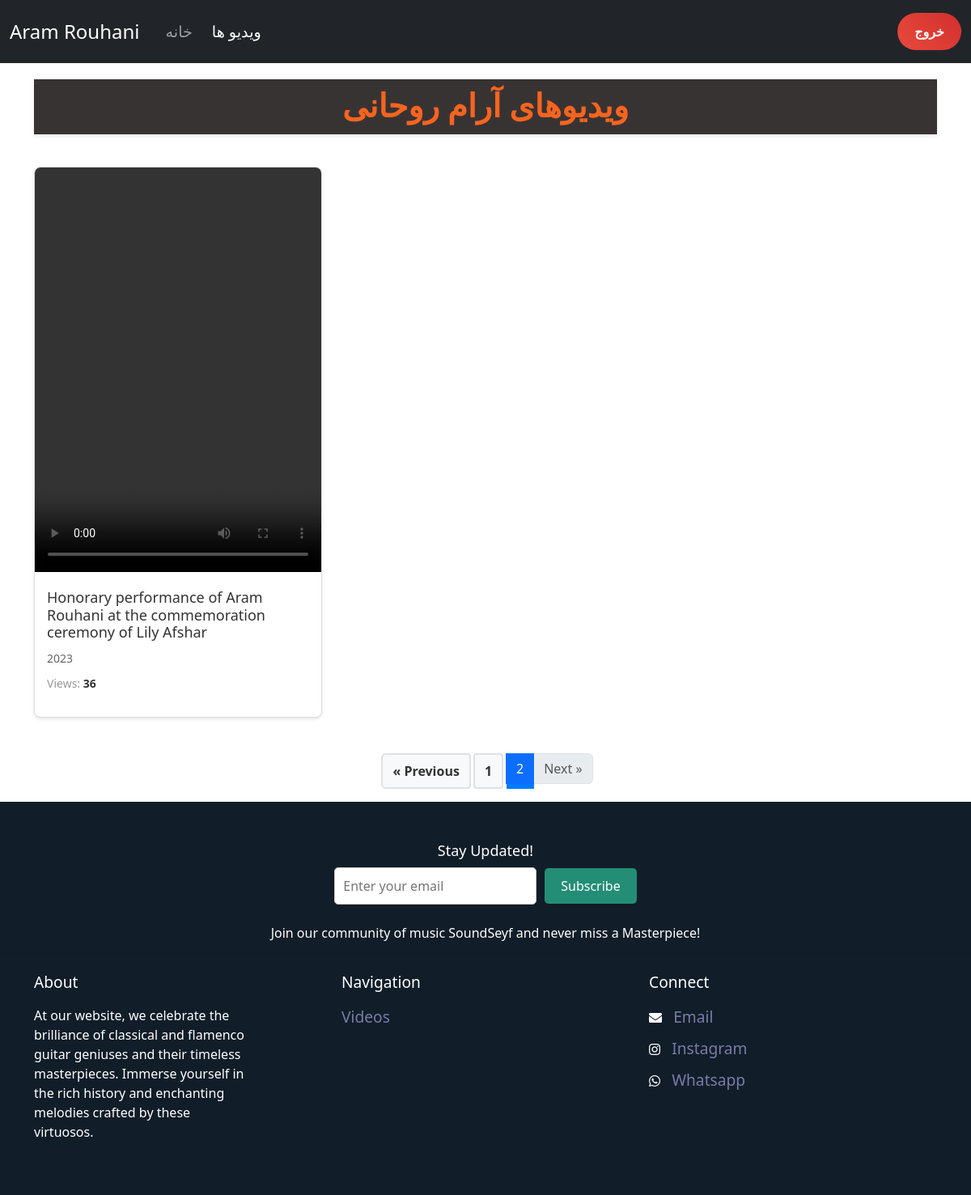
The app's page /videos/?page=2 (signed in) with its own data.
### courses/models.py (models this page shows, shortened)
class video(models.Model):
    title = models.CharField(max_length=255)
    published_date = models.DateTimeField(auto_now_add=True)
    description = models.TextField(null=True,blank=True)
    video = models.FileField(upload_to='videos/')
    tags = TaggableManager()
    views = models.IntegerField(default=0)
    class Meta:
        ordering = ['-published_date']

### courses/views.py (the view)
# urls.py: path('',courses_view,name='videos'),
def courses_view(request):
    videos = video.objects.all().order_by('id')
    for vid in videos:
        vid.views += 1
    video.objects.bulk_update(videos, ['views'])
    p = Paginator(videos,6)
    try:
        page_number = request.GET.get('page')
        videos = p.get_page(page_number)
    except EmptyPage:
        videos = videos.get_page(1)
    except PageNotAnInteger:
        videos = videos.get_page(1)
    context = {"videos": videos}
    return render(request, 'courses/videos.html', context)

### templates/courses/videos.html (shortened to what this page needs)
{% load static %}
<!DOCTYPE html>
<html lang="en">
<head>
    <link rel="stylesheet" href="https://cdnjs.cloudflare.com/ajax/libs/font-awesome/5.15.3/css/all.min.css" />
    <link href="https://cdn.jsdelivr.net/npm/bootstrap@5.3.3/dist/css/bootstrap.min.css" rel="stylesheet"
>
</head>
<body>
    <nav class="navbar navbar-expand-lg navbar-dark bg-dark">
        <div class="container-fluid">
            <a class="navbar-brand me-4" href="{% url 'website:index' %}">Aram Rouhani</a>
            <div class="collapse navbar-collapse" id="navbarText">
                <ul class="navbar-nav me-auto mb-2 mb-lg-0">
                    <li class="nav-item me-lg-2">
                        <a class="nav-link {% if request.path == '/' %}active{% endif %}" aria-current="page"
                            href="{% url 'website:index' %}">خانه</a>
                    </li>
                    <li class="nav-item">
                        <a class="nav-link {% if '/videos/' in request.path %}active{% endif %}"
                            href="{% url 'courses:videos' %}">ویدیو ها</a>
                    </li>
                </ul>
                <div class="navbar-text">
                    {% if request.user.is_authenticated %}
                    <a href="{% url 'accounts:logout' %}" class="btn btn-logout ms-lg-2">خروج</a>
                    {% else %}
                    <a href="{% url 'accounts:login' %}" class="btn btn-login ms-lg-2">ورود</a>
                    <a href="{% url 'accounts:register' %}" class="btn btn-register ms-lg-2">ثبت نام</a>
                    {% endif %}
                </div>
            </div>
        </div>
    </nav>
    <div class="container">
        <h1 class="page-title">ویدیوهای آرام روحانی</h1>
        <div class="row video-gallery">
            {% for video in videos %}
            <div class="col-md-4 mb-4">
                <div class="video-card">
                    <video width="500" height="500" controls>
                        <source src="/media/{{ video.video }}" type="video/mp4">
                    </video>
                    <div class="video-info">
                        <h2 class="video-title">{{ video.title }}</h2>
                        <p class="video-description">{{ video.description }}</p>
                        <p class="video-views">Views: <span class="view-count">{{ video.views }}</span></p>
                    </div>
                </div>
            </div>
            {% endfor %}
        </div>
    </div>
    <div class="pagination-container">
        <nav aria-label="Page navigation">
            <ul class="pagination">
                {% if videos.has_previous %}
                <li class="page-item"><a href="?page={{ videos.previous_page_number }}" class="page-link">&laquo;
                        Previous</a></li>
                {% else %}
                <li class="page-item disabled pagination-disabled"><span class="page-link">&laquo; Previous</span></li>
                {% endif %}
                {% for num in videos.paginator.page_range %}
                {% if num == videos.number %}
                <li class="page-item active pagination-current"><span class="page-link">{{ num }}</span></li>
                {% else %}
                <li class="page-item"><a href="?page={{ num }}" class="page-link pagination-link">{{ num }}</a></li>
                {% endif %}
                {% endfor %}
                {% if videos.has_next %}
                <li class="page-item"><a href="?page={{ videos.next_page_number }}" class="page-link">Next &raquo;</a>
                </li>
                {% else %}
                <li class="page-item disabled pagination-disabled"><span class="page-link">Next &raquo;</span></li>
                {% endif %}
            </ul>
        </nav>
    </div>
    <footer class="footer">
        <div class="container">
            <div class="footer-subscribe">
                <h3 style="color: #fff;">Stay Updated!</h3>
                <form action="{% url 'website:subscribe' %}" method="post">
                    <input type="email" name="email" placeholder="Enter your email" required>
                    <button type="submit">Subscribe</button>
                </form>
                <p style="padding-top: 2%;">Join our community of music SoundSeyf and never miss a Masterpiece!</p>
            </div>
        </div>
        <hr>
        <div class="container">
            <div class="row">
                <div class="col-md-4">
                    <h5>About</h5>
                    <p style="padding-top: 3%; padding-right:25%">At our website, we celebrate the brilliance of
                        classical and flamenco guitar geniuses and their timeless masterpieces. Immerse yourself in the
                        rich history and enchanting melodies crafted by these virtuosos.</p>
                </div>
                <div class="col-md-4">
                    <h5>Navigation</h5>
                    <ul class="list-unstyled" style="padding-top: 3%;">
                        <li><a href="{% url 'courses:videos' %}">Videos</a></li>
                    </ul>
                </div>
                <div class="col-md-4">
                    <h5>Connect</h5>
                    <ul class="list-unstyled social-icons" style="padding-top: 3%;">
                        <li>
                            <i class="fas fa-envelope"></i>
                            <a href="mailto:aramrohani@yahoo.com">Email</a>
                        </li>
                        <li>
                            <i class="fab fa-instagram"></i>
                            <a href="https://www.instagram.com/aram_rohani/" target="_blank">Instagram</a>
                        </li>
                        <li>
                            <i class="fab fa-whatsapp"></i>
                            <a href="https://wa.me/989128231807" target="_blank">Whatsapp</a>
                        </li>
                    </ul>
                </div>
            </div>
        </div>
    </footer>
</body>
</html>

### templates/courses/videos.html (style rules this page uses)
.navbar-brand { font-size: 1.5rem; }
.nav-link { font-size: 1.2rem; }
.btn-login, .btn-register, .btn-logout { color: #fff; padding: 10px 20px; border-radius: 30px; font-weight: bold; transition: all 0.3s ease; }
.btn-logout { background: linear-gradient(45deg, #e74a3b, #d32f2f); }
.video-gallery { margin-top: 30px; }
.video-card { background-color: #fff; border: 1px solid #ddd; border-radius: 8px; box-shadow: 0 2px 4px rgba(0, 0, 0, 0.1); overflow: hidden; transition: transform 0.3s, box-shadow 0.3s; }
.video-card video { width: 100%; }
.video-info { padding: 15px; }
.video-title { font-size: 18px; margin: 0 0 10px; color: #333; }
.video-description { font-size: 14px; color: #666; margin: 0 0 10px; }
.video-views { font-size: 14px; color: #999; }
.view-count { font-weight: bold; color: #333; }
.page-title { font-size: 2.5rem; color: #f66420; text-align: center; margin-top: 20px; margin-bottom: 40px; font-family: 'IranNastaliq', serif; background-color: #383333; padding: 10px; box-shadow: 0px 2px 4px rgba(0,0,0,0.1); font-weight: bold; }
.footer { background-color: #111d28; padding: 50px 0; }
.footer h5 { color: #ffffff; font-size: larger; }
.footer p { color: #ffffff; }
.footer ul { padding: 0; list-style: none; }
.footer ul li { margin-bottom: 10px; }
.footer ul li a { color: #797ba9; text-decoration: none; font-size: larger; }
.footer-subscribe { text-align: center; margin-bottom: 20px; }
.footer-subscribe h3 { font-size: 18px; margin-bottom: 10px; }
.footer-subscribe form { display: flex; justify-content: center; align-items: center; }
.footer-subscribe input[type="email"] { width: 250px; padding: 10px; border: 1px solid #ccc; border-radius: 5px; margin-right: 10px; }
.footer-subscribe button { padding: 10px 20px; background-color: #248d76; color: #fff; border: none; border-radius: 5px; cursor: pointer; }
.social-icons i { color: #ffffff; margin-right: 10px; transition: color 0.3s; }
.pagination { display: flex; justify-content: center; margin-top: 20px; }
.pagination a { color: #333; padding: 8px 12px; text-decoration: none; border-radius: 4px; margin: 0 4px; transition: all 0.3s ease; background-color: #f8f9fa; border: 2px solid #dee2e6; font-weight: bold; display: inline-block; }
.pagination .active { background-color: #007bff; color: #fff; border-color: #007bff; }

### records on screen
video: title "Honorary performance of Aram Rouhani at the commemoration ceremony of Lily Afshar", description "2023", views "36"

### other values on screen
{{ num }} "1"
{{ num }} "2"
